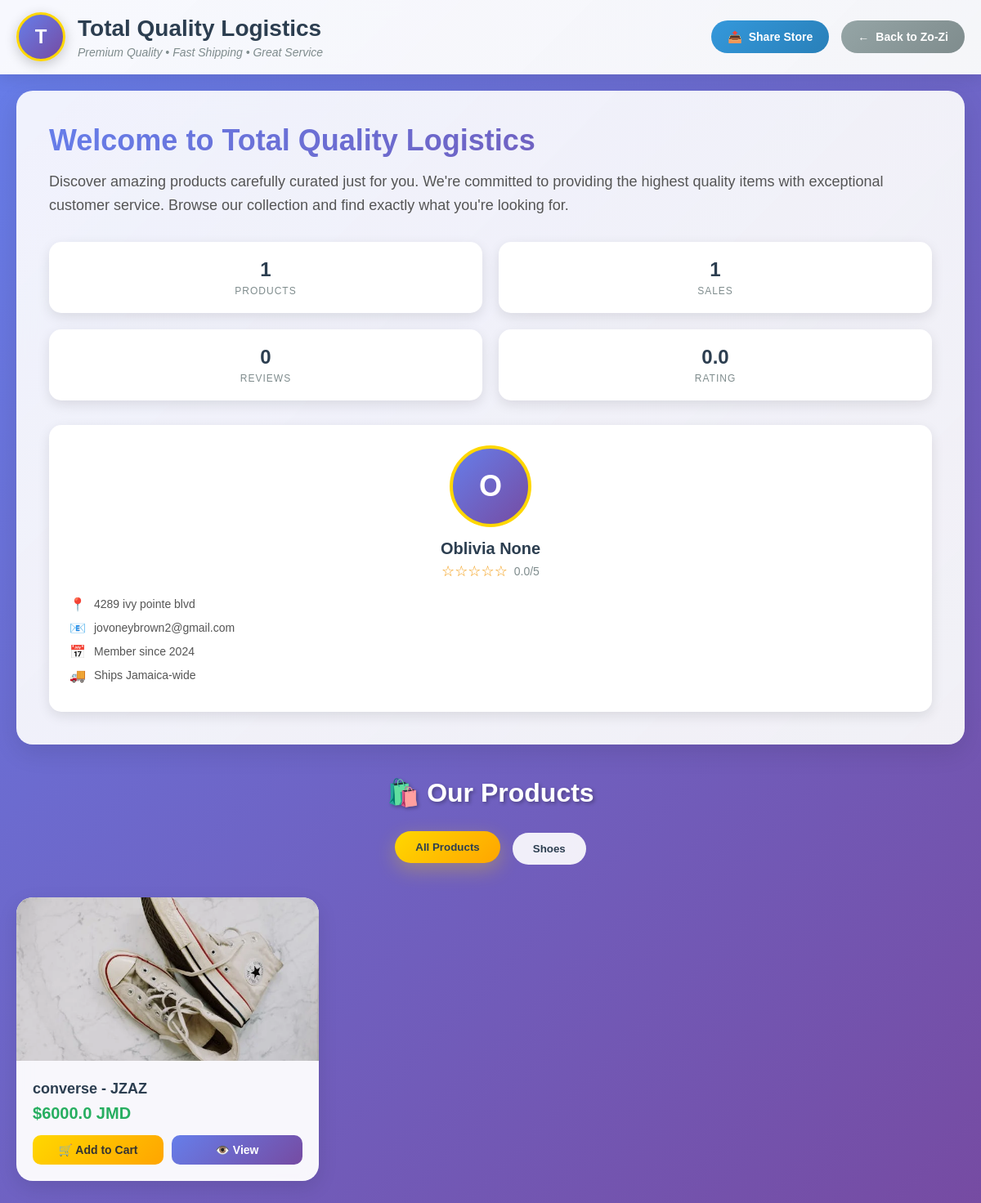
Page /seller/jovoneybrown2@gmail.com on the earlier database version.
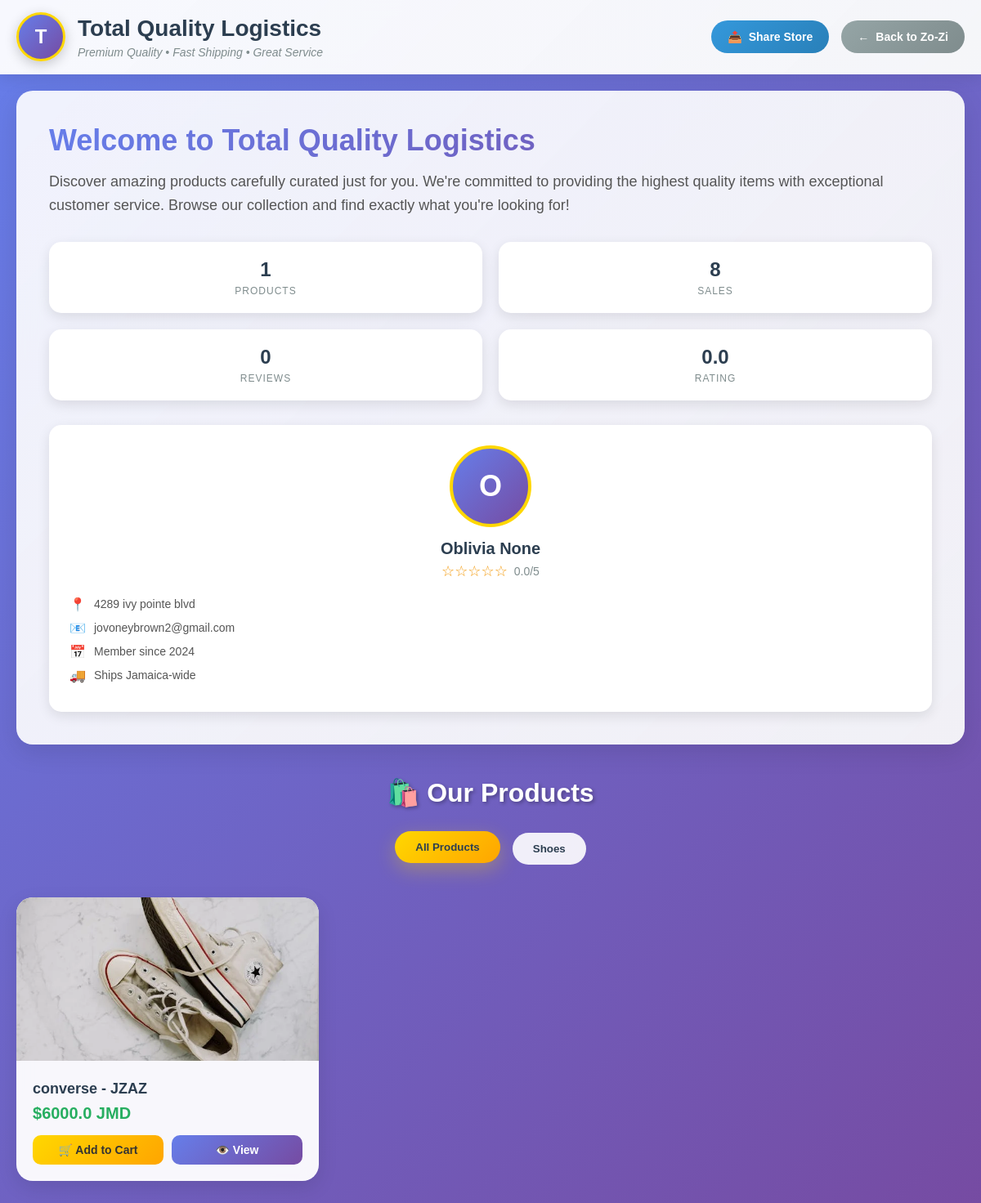
Same page on the later database version.
### tables this page shows
CREATE TABLE users (
    email TEXT PRIMARY KEY,
    password TEXT,
    first_name TEXT,
    last_name TEXT,
    is_seller BOOLEAN,
    is_support BOOLEAN DEFAULT FALSE,
    phone_number TEXT,
    address TEXT,
    parish TEXT,
    post_office TEXT,
    profile_picture TEXT,
    discount_used BOOLEAN DEFAULT FALSE,
    notification_preference TEXT,
    business_name TEXT,
    business_address TEXT,
    security_question TEXT,
    security_answer TEXT,
    discount_applied BOOLEAN DEFAULT FALSE,
    gender TEXT,
    delivery_address TEXT,
    billing_address TEXT,
    whatsapp_number TEXT,
    business_description TEXT,
    verification_status TEXT DEFAULT 'pending_documents',
    created_at DATETIME DEFAULT CURRENT_TIMESTAMP
, purchase_count INTEGER DEFAULT 0);

### app.py (the view)
@app.route('/seller/<seller_email>')
def seller_store(seller_email):
    try:
        with get_db() as conn:
            cursor = conn.cursor()
            cursor.execute('''
                SELECT u.email, u.first_name, u.last_name, u.business_name, u.business_address,
                       u.profile_picture, u.phone_number, u.parish, u.business_description,
                       AVG(sr.rating) as avg_rating, COUNT(sr.rating) as rating_count,
                       COUNT(DISTINCT p.product_key) as product_count,
                       SUM(p.sold) as total_sales
                FROM users u
                LEFT JOIN seller_ratings sr ON u.email = sr.seller_email
                LEFT JOIN products p ON u.email = p.seller_email
                WHERE u.email = ? AND u.is_seller = 1
                GROUP BY u.email
            ''', (seller_email,))
            seller = cursor.fetchone()
            if not seller:
                return render_template('404.html', error="Seller not found"), 404
            seller_data = dict(seller)
            seller_data['avg_rating'] = round(seller_data['avg_rating'], 1) if seller_data['avg_rating'] else 0
            seller_data['rating_count'] = seller_data['rating_count'] or 0
            seller_data['product_count'] = seller_data['product_count'] or 0
            seller_data['total_sales'] = seller_data['total_sales'] or 0
            seller_data['join_date'] = '2024'
            cursor.execute('''
                SELECT * FROM products
                WHERE seller_email = ?
                ORDER BY posted_date DESC, clicks DESC
            ''', (seller_email,))
            products = []
            categories = set()
            for row in cursor.fetchall():
                product_data = dict(row)
                try:
                    product_data['image_urls'] = json.loads(product_data['image_urls'])
                    product_data['sizes'] = json.loads(product_data['sizes'])
                except:
                    product_data['image_urls'] = [product_data['image_url']] if product_data['image_url'] else []
                    product_data['sizes'] = {}
                products.append(product_data)
                if product_data['category']:
                    categories.add(product_data['category'])
            product_categories = sorted(list(categories))
        cart_data = get_cart_items()
        return render_template(
            'seller_store_page.html',
            seller=seller_data,
            products=products,
            product_categories=product_categories,
            cart_items=cart_data['items'],
            cart_total=cart_data['total'],
            discount=cart_data['discount'],
            user=session.get('user'),
            cart_item_count=cart_data['cart_item_count']
        )
    except Exception as e:
        logger.error(f"Error in seller_store: {e}")
        return render_template('404.html', error=f"Error loading store: {str(e)}"), 500

### app.py (called while the page is built, shortened)
@app.context_processor
def inject_csrf_token():
    return dict(csrf_token=generate_csrf)

@app.context_processor
def inject_csrf_token():
    return dict(csrf_token=generate_csrf)

def get_db():
    conn = sqlite3.connect('zo-zi.db')
    conn.row_factory = sqlite3.Row
    return conn

def get_cart_items():
    try:
        cart = session.get('cart', {})
        if not cart:
            return {
                'items': [],
                'raw_total': 0.0,
                'discount': 0.0,
                'total': 0.0,
                'cart_item_count': 0
            }
    except sqlite3.Error as e:
        logger.error(f"Database error in get_cart_items: {e}\n{traceback.format_exc()}")
        return {
            'items': [],
            'raw_total': 0.0,
            'discount': 0.0,
            'total': 0.0,
            'cart_item_count': 0
        }

@app.context_processor
def inject_messaging_links():
    messaging_links = {}
    if 'user' in session:
        if session['user'].get('is_seller'):
            messaging_links['seller_messages'] = url_for('seller_messages')
        else:
            messaging_links['buyer_messages'] = url_for('buyer_messages')
    return messaging_links

### templates/seller_store_page.html (shortened to what the changed rows need)
<!DOCTYPE html>
<html lang="en">
<head>
</head>
<body>
    <header class="store-header">
        <nav class="store-nav">
            <div class="store-brand">
                {% if seller.profile_picture %}
                    <img src="{{ url_for('static', filename=seller.profile_picture) }}"
                         alt="{{ seller.business_name or seller.first_name }}"
                         class="store-logo"
                         onerror="this.style.display='none'; this.nextElementSibling.style.display='flex'">
                    <div class="default-logo" style="display: none;">
                        {{ (seller.business_name or seller.first_name or 'S')[0].upper() }}
                    </div>
                {% else %}
                    <div class="default-logo">
                        {{ (seller.business_name or seller.first_name or 'S')[0].upper() }}
                    </div>
                {% endif %}
                <div class="store-info">
                    <h1>{{ seller.business_name or (seller.first_name + "'s Store") }}</h1>
                    <div class="store-tagline">Premium Quality • Fast Shipping • Great Service</div>
                </div>
            </div>
        </nav>
    </header>
    <section class="store-hero">
        <div class="hero-content">
            <div class="hero-main">
                <h2>Welcome to {{ seller.business_name or (seller.first_name + "'s Store") }}</h2>
                {% if user and user.email == seller.email %}
                <div style="position: relative;">
                    <button onclick="editDescription()" style="position: absolute; right: 0; top: 0; background: #667eea; color: white; border: none; padding: 8px 15px; border-radius: 5px; cursor: pointer; font-size: 14px;">
                        ✏️ Edit Description
                    </button>
                    <p class="hero-description" id="storeDescription" style="padding-right: 150px;">
                {% else %}
                    <p class="hero-description" id="storeDescription">
                {% endif %}
                        {{ seller.business_description or 'Discover amazing products carefully curated just for you. We\'re committed to providing the highest quality items with exceptional customer service. Browse our collection and find exactly what you\'re looking for!' }}
                    </p>
                <div class="store-stats">
                    <div class="stat-card">
                    </div>
                    <div class="stat-card">
                        <div class="stat-number">{{ seller.total_sales or 0 }}</div>
                        <div class="stat-label">Sales</div>
                    </div>
                    <div class="stat-card">
                    </div>
                    <div class="stat-card">
                    </div>
                </div>
            </div>
            <div class="hero-sidebar">
                <div class="seller-profile">
                    {% if seller.profile_picture %}
                        <img src="{{ url_for('static', filename=seller.profile_picture) }}"
                             alt="{{ seller.first_name }}"
                             class="seller-avatar"
                             onerror="this.style.display='none'; this.nextElementSibling.style.display='flex'">
                        <div class="default-avatar" style="display: none;">
                            {{ (seller.first_name or 'S')[0].upper() }}
                        </div>
                    {% else %}
                        <div class="default-avatar">
                            {{ (seller.first_name or 'S')[0].upper() }}
                        </div>
                    {% endif %}
                    <div class="seller-name">{{ seller.first_name }} {{ seller.last_name }}</div>
                    <div class="seller-rating">
                        <div class="stars">
                        </div>
                        <span class="rating-text">
                        </span>
                    </div>
                </div>
                <div class="seller-details">
                    <div class="detail-item">
                        <span class="detail-icon">📍</span>
                        <span>{{ seller.business_address or seller.parish or 'Jamaica' }}</span>
                    </div>
                    <div class="detail-item">
                        <span class="detail-icon">📧</span>
                        <span>{{ seller.email }}</span>
                    </div>
                </div>
            </div>
        </div>
    </section>
    <section class="store-categories">
        <h2 class="section-title">🛍️ Our Products</h2>
    </section>
</body>
</html>

Differences in the rows shown:
changed users "Total Quality Logistics": business_description "…exactly what you're looking for." → "…exactly what you're looking for!"
Other differences:
{{ seller.total_sales or 0 }}: "1" → "8"
